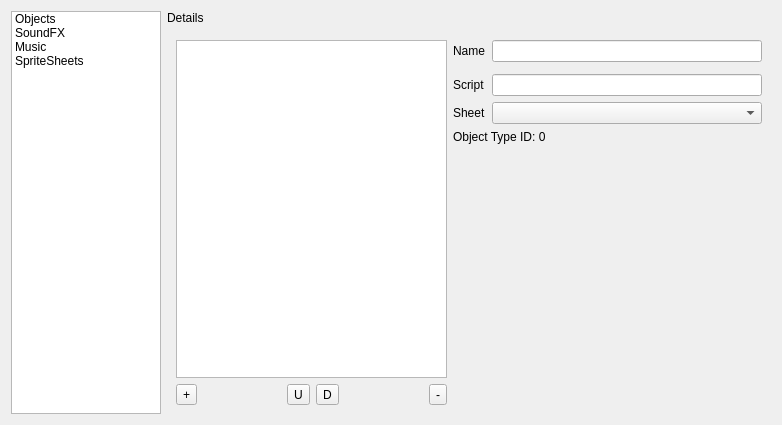
<?xml version="1.0" encoding="UTF-8"?>
<ui version="4.0">
 <class>StageConfigEditorv1</class>
 <widget class="QWidget" name="StageConfigEditorv1">
  <property name="geometry">
   <rect>
    <x>0</x>
    <y>0</y>
    <width>782</width>
    <height>425</height>
   </rect>
  </property>
  <property name="windowTitle">
   <string>Form</string>
  </property>
  <layout class="QGridLayout" name="gridLayout">
   <item row="0" column="1">
    <widget class="QLabel" name="sectionLabel">
     <property name="text">
      <string>Details</string>
     </property>
    </widget>
   </item>
   <item row="0" column="0" rowspan="2">
    <widget class="QListWidget" name="sectionList">
     <property name="sizePolicy">
      <sizepolicy hsizetype="Fixed" vsizetype="Expanding">
       <horstretch>0</horstretch>
       <verstretch>0</verstretch>
      </sizepolicy>
     </property>
     <property name="minimumSize">
      <size>
       <width>150</width>
       <height>0</height>
      </size>
     </property>
     <property name="maximumSize">
      <size>
       <width>150</width>
       <height>16777215</height>
      </size>
     </property>
     <item>
      <property name="text">
       <string>Objects</string>
      </property>
     </item>
     <item>
      <property name="text">
       <string>SoundFX</string>
      </property>
     </item>
     <item>
      <property name="text">
       <string>Music</string>
      </property>
     </item>
     <item>
      <property name="text">
       <string>SpriteSheets</string>
      </property>
     </item>
    </widget>
   </item>
   <item row="1" column="1">
    <widget class="QStackedWidget" name="detailsWidget">
     <widget class="QWidget" name="objectsPage">
      <layout class="QGridLayout" name="gridLayout_3">
       <item row="0" column="0" rowspan="6">
        <widget class="QListWidget" name="objList">
         <property name="sizePolicy">
          <sizepolicy hsizetype="Expanding" vsizetype="Expanding">
           <horstretch>0</horstretch>
           <verstretch>0</verstretch>
          </sizepolicy>
         </property>
         <property name="minimumSize">
          <size>
           <width>194</width>
           <height>0</height>
          </size>
         </property>
         <property name="maximumSize">
          <size>
           <width>16777215</width>
           <height>16777215</height>
          </size>
         </property>
        </widget>
       </item>
       <item row="5" column="4">
        <spacer name="verticalSpacer_2">
         <property name="orientation">
          <enum>Qt::Vertical</enum>
         </property>
         <property name="sizeHint" stdset="0">
          <size>
           <width>20</width>
           <height>40</height>
          </size>
         </property>
        </spacer>
       </item>
       <item row="6" column="0">
        <layout class="QGridLayout" name="gridLayout_4">
         <item row="1" column="3">
          <widget class="QToolButton" name="downObj">
           <property name="text">
            <string>D</string>
           </property>
           <property name="icon">
            <iconset resource="../../resources.qrc">
             <normaloff>:/icons/ic_arrow_downward_48px.svg</normaloff>:/icons/ic_arrow_downward_48px.svg</iconset>
           </property>
          </widget>
         </item>
         <item row="1" column="1">
          <spacer name="horizontalSpacer">
           <property name="orientation">
            <enum>Qt::Horizontal</enum>
           </property>
           <property name="sizeHint" stdset="0">
            <size>
             <width>40</width>
             <height>20</height>
            </size>
           </property>
          </spacer>
         </item>
         <item row="1" column="0">
          <widget class="QToolButton" name="addObj">
           <property name="text">
            <string>+</string>
           </property>
           <property name="icon">
            <iconset resource="../../resources.qrc">
             <normaloff>:/icons/ic_add_circle_48px.svg</normaloff>:/icons/ic_add_circle_48px.svg</iconset>
           </property>
          </widget>
         </item>
         <item row="1" column="2">
          <widget class="QToolButton" name="upObj">
           <property name="text">
            <string>U</string>
           </property>
           <property name="icon">
            <iconset resource="../../resources.qrc">
             <normaloff>:/icons/ic_arrow_upward_48px.svg</normaloff>:/icons/ic_arrow_upward_48px.svg</iconset>
           </property>
          </widget>
         </item>
         <item row="1" column="5">
          <widget class="QToolButton" name="rmObj">
           <property name="text">
            <string>-</string>
           </property>
           <property name="icon">
            <iconset resource="../../resources.qrc">
             <normaloff>:/icons/ic_cancel_48px.svg</normaloff>:/icons/ic_cancel_48px.svg</iconset>
           </property>
          </widget>
         </item>
         <item row="1" column="4">
          <spacer name="horizontalSpacer_11">
           <property name="orientation">
            <enum>Qt::Horizontal</enum>
           </property>
           <property name="sizeHint" stdset="0">
            <size>
             <width>40</width>
             <height>20</height>
            </size>
           </property>
          </spacer>
         </item>
        </layout>
       </item>
       <item row="3" column="3">
        <widget class="QLabel" name="label_2">
         <property name="text">
          <string>Sheet</string>
         </property>
        </widget>
       </item>
       <item row="2" column="4">
        <widget class="QLineEdit" name="objScript"/>
       </item>
       <item row="2" column="3">
        <widget class="QLabel" name="label_6">
         <property name="text">
          <string>Script</string>
         </property>
        </widget>
       </item>
       <item row="0" column="3">
        <widget class="QLabel" name="label_3">
         <property name="text">
          <string>Name</string>
         </property>
        </widget>
       </item>
       <item row="0" column="4">
        <widget class="QLineEdit" name="objName"/>
       </item>
       <item row="3" column="4">
        <widget class="QComboBox" name="objSheet"/>
       </item>
       <item row="4" column="3" colspan="2">
        <widget class="QLabel" name="objType">
         <property name="text">
          <string>Object Type ID: 0</string>
         </property>
        </widget>
       </item>
      </layout>
     </widget>
     <widget class="QWidget" name="sfxPage">
      <layout class="QGridLayout" name="gridLayout_6">
       <item row="2" column="1">
        <widget class="QLabel" name="label_8">
         <property name="text">
          <string>Path</string>
         </property>
        </widget>
       </item>
       <item row="5" column="0">
        <layout class="QGridLayout" name="gridLayout_5">
         <item row="0" column="0">
          <widget class="QToolButton" name="addSfx">
           <property name="text">
            <string>+</string>
           </property>
           <property name="icon">
            <iconset resource="../../resources.qrc">
             <normaloff>:/icons/ic_add_circle_48px.svg</normaloff>:/icons/ic_add_circle_48px.svg</iconset>
           </property>
          </widget>
         </item>
         <item row="0" column="2">
          <widget class="QToolButton" name="upSfx">
           <property name="text">
            <string>U</string>
           </property>
           <property name="icon">
            <iconset resource="../../resources.qrc">
             <normaloff>:/icons/ic_arrow_upward_48px.svg</normaloff>:/icons/ic_arrow_upward_48px.svg</iconset>
           </property>
          </widget>
         </item>
         <item row="0" column="3">
          <widget class="QToolButton" name="downSfx">
           <property name="text">
            <string>D</string>
           </property>
           <property name="icon">
            <iconset resource="../../resources.qrc">
             <normaloff>:/icons/ic_arrow_downward_48px.svg</normaloff>:/icons/ic_arrow_downward_48px.svg</iconset>
           </property>
          </widget>
         </item>
         <item row="0" column="1">
          <spacer name="horizontalSpacer_2">
           <property name="orientation">
            <enum>Qt::Horizontal</enum>
           </property>
           <property name="sizeHint" stdset="0">
            <size>
             <width>40</width>
             <height>20</height>
            </size>
           </property>
          </spacer>
         </item>
         <item row="0" column="5">
          <widget class="QToolButton" name="rmSfx">
           <property name="text">
            <string>-</string>
           </property>
           <property name="icon">
            <iconset resource="../../resources.qrc">
             <normaloff>:/icons/ic_cancel_48px.svg</normaloff>:/icons/ic_cancel_48px.svg</iconset>
           </property>
          </widget>
         </item>
         <item row="0" column="4">
          <spacer name="horizontalSpacer_10">
           <property name="orientation">
            <enum>Qt::Horizontal</enum>
           </property>
           <property name="sizeHint" stdset="0">
            <size>
             <width>40</width>
             <height>20</height>
            </size>
           </property>
          </spacer>
         </item>
        </layout>
       </item>
       <item row="0" column="0" rowspan="5">
        <widget class="QListWidget" name="sfxList">
         <property name="sizePolicy">
          <sizepolicy hsizetype="Expanding" vsizetype="Expanding">
           <horstretch>0</horstretch>
           <verstretch>0</verstretch>
          </sizepolicy>
         </property>
         <property name="minimumSize">
          <size>
           <width>194</width>
           <height>0</height>
          </size>
         </property>
         <property name="maximumSize">
          <size>
           <width>16777215</width>
           <height>16777215</height>
          </size>
         </property>
        </widget>
       </item>
       <item row="2" column="3">
        <widget class="QLineEdit" name="sfxPath"/>
       </item>
       <item row="4" column="3">
        <spacer name="verticalSpacer_3">
         <property name="orientation">
          <enum>Qt::Vertical</enum>
         </property>
         <property name="sizeHint" stdset="0">
          <size>
           <width>20</width>
           <height>311</height>
          </size>
         </property>
        </spacer>
       </item>
       <item row="3" column="1" colspan="3">
        <widget class="QLabel" name="sfxID">
         <property name="text">
          <string>SoundFX ID: 0</string>
         </property>
        </widget>
       </item>
      </layout>
     </widget>
     <widget class="QWidget" name="musPage">
      <layout class="QGridLayout" name="gridLayout_2">
       <item row="2" column="3">
        <spacer name="verticalSpacer_4">
         <property name="orientation">
          <enum>Qt::Vertical</enum>
         </property>
         <property name="sizeHint" stdset="0">
          <size>
           <width>20</width>
           <height>311</height>
          </size>
         </property>
        </spacer>
       </item>
       <item row="3" column="1">
        <layout class="QGridLayout" name="gridLayout_7">
         <item row="0" column="0">
          <widget class="QToolButton" name="addMus">
           <property name="text">
            <string>+</string>
           </property>
           <property name="icon">
            <iconset resource="../../resources.qrc">
             <normaloff>:/icons/ic_add_circle_48px.svg</normaloff>:/icons/ic_add_circle_48px.svg</iconset>
           </property>
          </widget>
         </item>
         <item row="0" column="2">
          <widget class="QToolButton" name="upMus">
           <property name="text">
            <string>U</string>
           </property>
           <property name="icon">
            <iconset resource="../../resources.qrc">
             <normaloff>:/icons/ic_arrow_upward_48px.svg</normaloff>:/icons/ic_arrow_upward_48px.svg</iconset>
           </property>
          </widget>
         </item>
         <item row="0" column="3">
          <widget class="QToolButton" name="downMus">
           <property name="text">
            <string>D</string>
           </property>
           <property name="icon">
            <iconset resource="../../resources.qrc">
             <normaloff>:/icons/ic_arrow_downward_48px.svg</normaloff>:/icons/ic_arrow_downward_48px.svg</iconset>
           </property>
          </widget>
         </item>
         <item row="0" column="1">
          <spacer name="horizontalSpacer_3">
           <property name="orientation">
            <enum>Qt::Horizontal</enum>
           </property>
           <property name="sizeHint" stdset="0">
            <size>
             <width>40</width>
             <height>20</height>
            </size>
           </property>
          </spacer>
         </item>
         <item row="0" column="5">
          <widget class="QToolButton" name="rmMus">
           <property name="text">
            <string>-</string>
           </property>
           <property name="icon">
            <iconset resource="../../resources.qrc">
             <normaloff>:/icons/ic_cancel_48px.svg</normaloff>:/icons/ic_cancel_48px.svg</iconset>
           </property>
          </widget>
         </item>
         <item row="0" column="4">
          <spacer name="horizontalSpacer_12">
           <property name="orientation">
            <enum>Qt::Horizontal</enum>
           </property>
           <property name="sizeHint" stdset="0">
            <size>
             <width>40</width>
             <height>20</height>
            </size>
           </property>
          </spacer>
         </item>
        </layout>
       </item>
       <item row="1" column="2">
        <widget class="QLabel" name="label_4">
         <property name="text">
          <string>Path</string>
         </property>
        </widget>
       </item>
       <item row="1" column="1" rowspan="2">
        <widget class="QListWidget" name="musList">
         <property name="sizePolicy">
          <sizepolicy hsizetype="Expanding" vsizetype="Expanding">
           <horstretch>0</horstretch>
           <verstretch>0</verstretch>
          </sizepolicy>
         </property>
         <property name="minimumSize">
          <size>
           <width>194</width>
           <height>0</height>
          </size>
         </property>
         <property name="maximumSize">
          <size>
           <width>16777215</width>
           <height>16777215</height>
          </size>
         </property>
        </widget>
       </item>
       <item row="1" column="3">
        <widget class="QLineEdit" name="musPath"/>
       </item>
      </layout>
     </widget>
     <widget class="QWidget" name="shtPage">
      <layout class="QGridLayout" name="gridLayout_9">
       <item row="1" column="2">
        <widget class="QLabel" name="label_5">
         <property name="text">
          <string>Sheet</string>
         </property>
        </widget>
       </item>
       <item row="1" column="1" rowspan="2">
        <widget class="QListWidget" name="shtList">
         <property name="sizePolicy">
          <sizepolicy hsizetype="Expanding" vsizetype="Expanding">
           <horstretch>0</horstretch>
           <verstretch>0</verstretch>
          </sizepolicy>
         </property>
         <property name="minimumSize">
          <size>
           <width>194</width>
           <height>0</height>
          </size>
         </property>
         <property name="maximumSize">
          <size>
           <width>16777215</width>
           <height>16777215</height>
          </size>
         </property>
        </widget>
       </item>
       <item row="1" column="3">
        <widget class="QLineEdit" name="shtPath"/>
       </item>
       <item row="2" column="3">
        <spacer name="verticalSpacer_5">
         <property name="orientation">
          <enum>Qt::Vertical</enum>
         </property>
         <property name="sizeHint" stdset="0">
          <size>
           <width>20</width>
           <height>311</height>
          </size>
         </property>
        </spacer>
       </item>
       <item row="3" column="1">
        <layout class="QGridLayout" name="gridLayout_8">
         <item row="0" column="0">
          <widget class="QToolButton" name="addSht">
           <property name="text">
            <string>+</string>
           </property>
           <property name="icon">
            <iconset resource="../../resources.qrc">
             <normaloff>:/icons/ic_add_circle_48px.svg</normaloff>:/icons/ic_add_circle_48px.svg</iconset>
           </property>
          </widget>
         </item>
         <item row="0" column="2">
          <widget class="QToolButton" name="upSht">
           <property name="text">
            <string>U</string>
           </property>
           <property name="icon">
            <iconset resource="../../resources.qrc">
             <normaloff>:/icons/ic_arrow_upward_48px.svg</normaloff>:/icons/ic_arrow_upward_48px.svg</iconset>
           </property>
          </widget>
         </item>
         <item row="0" column="3">
          <widget class="QToolButton" name="downSht">
           <property name="text">
            <string>D</string>
           </property>
           <property name="icon">
            <iconset resource="../../resources.qrc">
             <normaloff>:/icons/ic_arrow_downward_48px.svg</normaloff>:/icons/ic_arrow_downward_48px.svg</iconset>
           </property>
          </widget>
         </item>
         <item row="0" column="1">
          <spacer name="horizontalSpacer_4">
           <property name="orientation">
            <enum>Qt::Horizontal</enum>
           </property>
           <property name="sizeHint" stdset="0">
            <size>
             <width>40</width>
             <height>20</height>
            </size>
           </property>
          </spacer>
         </item>
         <item row="0" column="5">
          <widget class="QToolButton" name="rmSht">
           <property name="text">
            <string>-</string>
           </property>
           <property name="icon">
            <iconset resource="../../resources.qrc">
             <normaloff>:/icons/ic_cancel_48px.svg</normaloff>:/icons/ic_cancel_48px.svg</iconset>
           </property>
          </widget>
         </item>
         <item row="0" column="4">
          <spacer name="horizontalSpacer_13">
           <property name="orientation">
            <enum>Qt::Horizontal</enum>
           </property>
           <property name="sizeHint" stdset="0">
            <size>
             <width>40</width>
             <height>20</height>
            </size>
           </property>
          </spacer>
         </item>
        </layout>
       </item>
      </layout>
     </widget>
    </widget>
   </item>
  </layout>
 </widget>
 <resources>
  <include location="../../resources.qrc"/>
 </resources>
 <connections/>
</ui>
